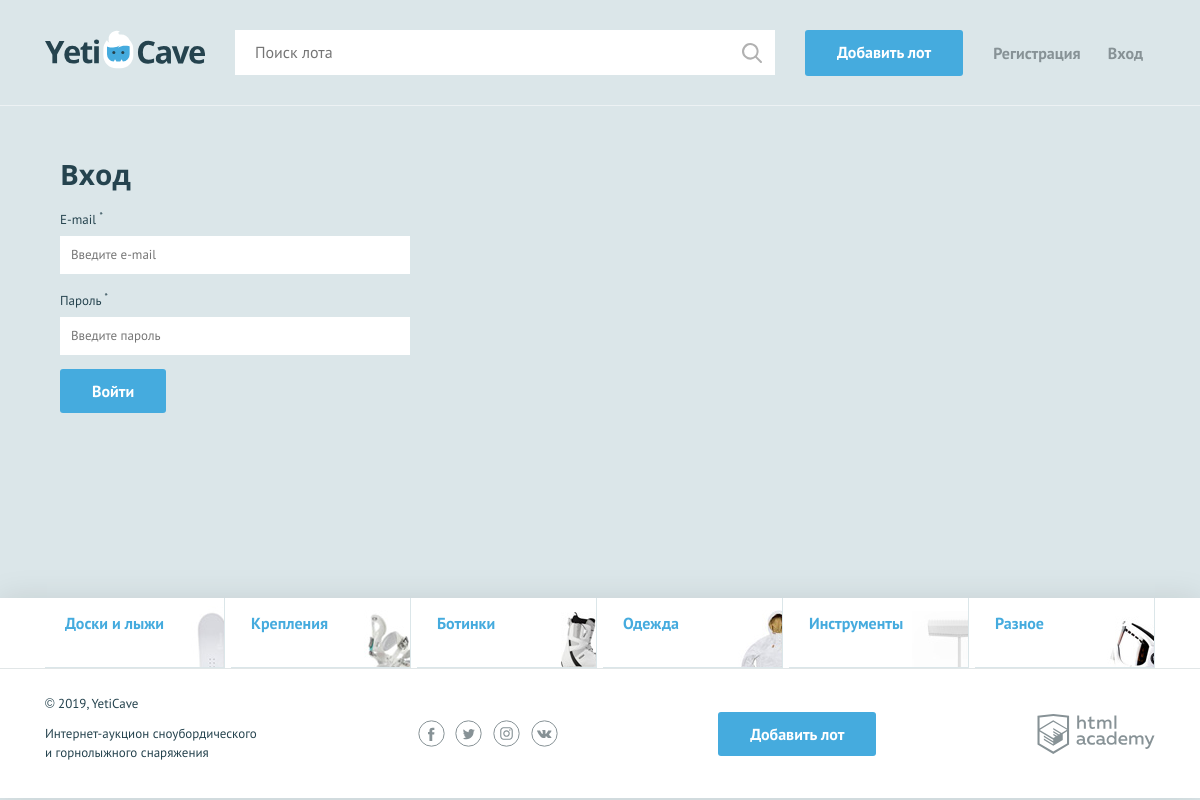
The page /login.php on the database its author committed.
### tables this page shows
CREATE TABLE categories (
	id INT PRIMARY KEY AUTO_INCREMENT,
	title VARCHAR(100),
    symbol_code VARCHAR(50) UNIQUE
);

### db.php (called while the page is built, shortened)
<?php
function getQuery($conn, $sql)
{
    $result = mysqli_query($conn, $sql);
    return $result;
}
function getCategories($conn)
{
    $categoriesSql = 'SELECT * FROM categories;';
    $res = getQuery($conn, $categoriesSql);
    return mysqli_fetch_all($res, MYSQLI_ASSOC);
}

### templates/layout.php (the view, shortened to what this page needs)
<?php
$isAuth = isset($_SESSION['user']);
$userName = $isAuth ? htmlspecialchars($_SESSION['user']['name']) : '';
?>
<!DOCTYPE html>
<html lang="ru">
<head>
    <link href="../css/normalize.min.css" rel="stylesheet">
    <link href="../css/style.css" rel="stylesheet">
</head>
<body>
<div class="page-wrapper">
<header class="main-header">
    <div class="main-header__container container">
        <a class="main-header__logo">
            <img src="../img/logo.svg" width="160" height="39" alt="Логотип компании YetiCave">
        </a>
        <form class="main-header__search" method="get" action="search.php" autocomplete="off">
            <input type="search" name="search" placeholder="Поиск лота" value="<?= htmlspecialchars($_GET['search'] ?? '') ?>">
            <input class="main-header__search-btn" type="submit" value="Найти">
        </form>
        <a class="main-header__add-lot button" href="add.php">Добавить лот</a>
        <nav class="user-menu">
          <?php if ($isAuth): ?>
            <div class="user-menu__logged">
              <p><?= $userName ?></p>
              <a class="user-menu__bets" href="pages/my-bets.html">Мои ставки</a>
              <a class="user-menu__logout" href="logout.php">Выход</a>
            </div>
            <?php else: ?>
            <ul class="user-menu__list">
              <li class="user-menu__item">
                <a href="sign-up.php">Регистрация</a>
              </li>
              <li class="user-menu__item">
                <a href="login.php">Вход</a>
              </li>
            </ul>
          <?php endif; ?>
        </nav>
    </div>
</header>
<main class="container"> <?= $pageContent ?></main>
</div>
<footer class="main-footer">
    <nav class="nav">
        <ul class="nav__list container">
            <?php foreach ($categories as $item): ?>
            <li class="promo__item promo__item--<?= htmlspecialchars($item['symbol_code']) ?>">
                <a class="promo__link" href="pages/all-lots.html"><?= htmlspecialchars($item['title'])?></a>
            </li>
            <?php endforeach; ?>
        </ul>
    </nav>
    <div class="main-footer__bottom container">
        <div class="main-footer__copyright">
            <p>© 2019, YetiCave</p>
            <p>Интернет-аукцион сноубордического и горнолыжного снаряжения</p>
        </div>
        <div class="main-footer__social social">
            <a class="social__link social__link--facebook" href="#">
            </a>
            <a class="social__link social__link--twitter" href="#">
            </a>
            <a class="social__link social__link--instagram" href="#">
            </a>
            <a class="social__link social__link--vkontakte" href="#">
            </a>
        </div>
        <a class="main-footer__add-lot button" href="add-lot.html">Добавить лот</a>
        <div class="main-footer__developed-by">
            <a class="logo-academy" href="https://htmlacademy.ru/intensive/php">
            </a>
        </div>
    </div>
</footer>
</body>
</html>

### css/style.css (style rules this page uses)
html, body { height: 100%; }
.page-wrapper { display: flex; flex-direction: column; min-height: 100%; margin-bottom: -202px; }
.page-wrapper::after { content: ""; display: block; }
.page-wrapper::after { height: 85px; }
main { margin-bottom: 202px; }
body { min-width: 1140px; background-color: #dbe6e9; font-family: "PT Sans", sans-serif; font-weight: 400; font-size: 16px; line-height: 26px; color: #25434e; }
a { text-decoration: none; }
.container { width: 1110px; margin: 0 auto; padding: 0 15px; }
main.container { margin-bottom: 202px; }
.button { display: block; padding: 9px 32px; background-color: #45abde; color: #ffffff; text-align: center; font-weight: 700; border: none; border-radius: 3px; }
.main-header { padding: 30px 0 29px; border-bottom: 1px solid rgba(255, 255, 255, 0.5); }
.main-header__container { display: -webkit-flex; display: -ms-flexbox; display: flex; -webkit-justify-content: flex-start; -ms-flex-pack: start; justify-content: flex-start; }
.main-header__logo { display: block; margin-right: 30px; }
.main-header__search { position: relative; width: 540px; margin-right: 30px; }
.main-header__search input[type="search"] { width: 100%; padding: 8px 19px 9px 19px; border: 1px solid #ffffff; }
.main-header__search-btn { content: ""; position: absolute; top: 3px; right: 3px; width: 20px; height: 20px; padding: 20px; background: url("../img/search.svg") center no-repeat; opacity: 0.3; border: 0; font-size: 0; }
.main-header__add-lot { max-width: 160px; margin-right: 30px; }
.user-menu__list { display: -webkit-flex; display: -ms-flexbox; display: flex; -webkit-justify-content: space-between; -ms-flex-pack: justify; justify-content: space-between; -webkit-flex-wrap: wrap; -ms-flex-wrap: wrap; flex-wrap: wrap; width: 150px; margin: 0; margin-top: 10px; padding: 0; list-style: none; }
.user-menu__item a { color: #879296; font-weight: 700; }
.user-menu { display: -webkit-flex; display: -ms-flexbox; display: flex; }
.main-footer { background-color: #ffffff; box-shadow: 0 0 30px 0 rgba(0, 0, 0, 0.1); }
.main-footer__bottom { display: -webkit-flex; display: -ms-flexbox; display: flex; -webkit-justify-content: space-between; -ms-flex-pack: justify; justify-content: space-between; -webkit-align-items: center; -ms-flex-align: center; align-items: center; padding: 25px 0; }
.main-footer__copyright { max-width: 212px; }
.main-footer__copyright p { margin: 0; margin-bottom: 11px; font-size: 13px; line-height: 19px; }
.main-footer__social { width: 140px; }
.social { display: -webkit-flex; display: -ms-flexbox; display: flex; -webkit-justify-content: space-between; -ms-flex-pack: justify; justify-content: space-between; -webkit-flex-wrap: wrap; -ms-flex-wrap: wrap; flex-wrap: wrap; }
.social__link { width: 27px; height: 27px; }
.logo-academy { display: block; width: 118px; height: 40px; }
.nav { background-color: #ffffff; border-bottom: 1px solid #e1e6e7; }
.nav__list { display: -webkit-flex; display: -ms-flexbox; display: flex; -webkit-justify-content: space-between; -ms-flex-pack: justify; justify-content: space-between; -webkit-flex-wrap: wrap; -ms-flex-wrap: wrap; flex-wrap: wrap; list-style: none; }
.promo__link:nth-child(1), .promo__link:nth-child(2), .promo__link:nth-child(3) { border-bottom: 1px solid #dbe6e9; }
.promo__link:nth-child(1), .promo__link:nth-child(2), .promo__link:nth-child(4), .promo__link:nth-child(5) { border-right: 1px solid #dbe6e9; }
.promo__link { position: relative; display: block; width: 180px; height: 70px; padding: 12px 20px; background-color: #ffffff; color: #45abde; font-weight: 700; box-sizing: border-box; background-repeat: no-repeat; }
.promo__item--boards .promo__link { background-image: url("../img/category-1.jpg"); background-position: 146px 8px; }
.promo__item--attachment .promo__link { background-image: url("../img/category-2.jpg"); background-position: 133px 12px; }
.promo__item--boots .promo__link { background-image: url("../img/category-3.jpg"); background-position: 144px 14px; }
.promo__item--clothing .promo__link { background-image: url("../img/category-4.jpg"); background-position: 127px 12px; }
.promo__item--tools .promo__link { background-image: url("../img/category-5.jpg"); background-position: 123px 13px; }
.promo__item--other .promo__link { background-image: url("../img/category-6.jpg"); background-position: 132px 2px; }

### rows shown on the page
categories: title "Доски и лыжи"
categories: title "Крепления"
categories: title "Ботинки"
categories: title "Одежда"
categories: title "Инструменты"
categories: title "Разное"
